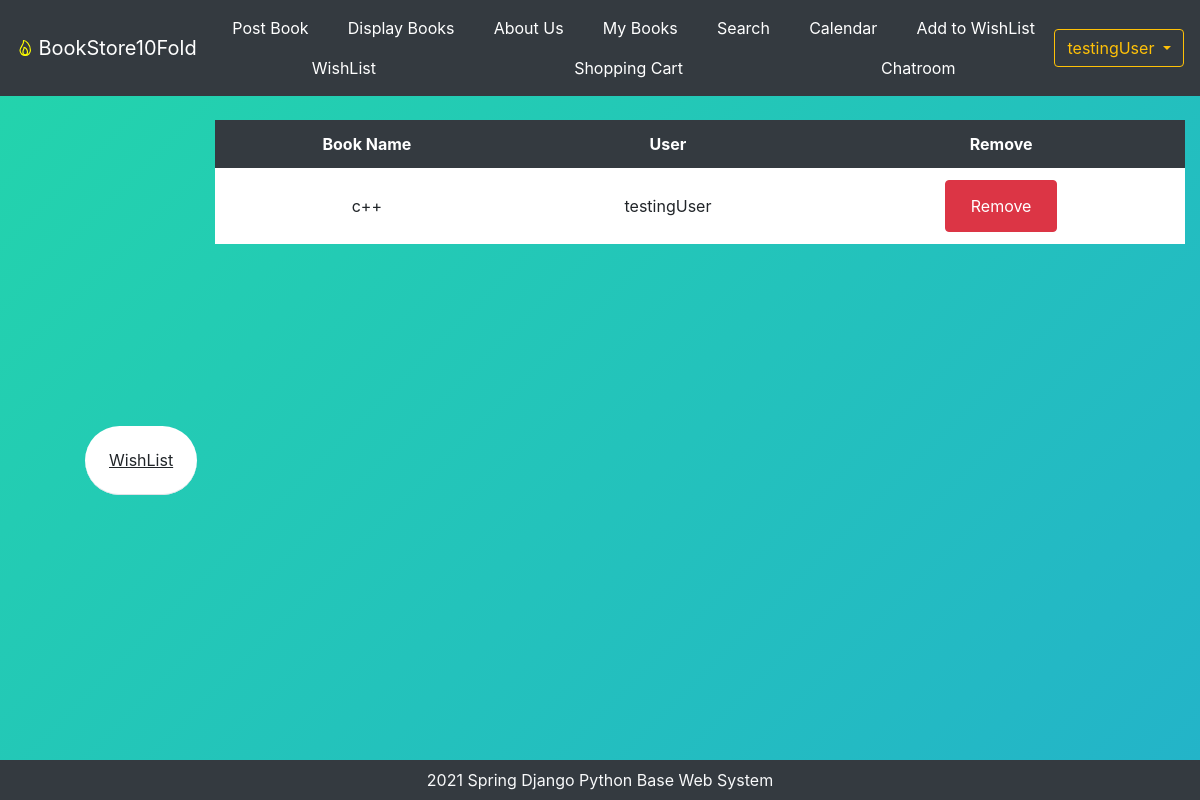
Screenshot of /mywishlist (signed in) with the database file from the repository.
### bookMng/models.py (models this page shows, shortened)
class MainMenu(models.Model):
    item = models.CharField(max_length=200, unique=True)
    link = models.CharField(max_length=200, unique=True)

class WishList(models.Model):
    book = models.CharField(max_length=255)
    publishdate = models.DateField(auto_now=True)
    username = models.ForeignKey(User, blank=True, null=True, on_delete=models.CASCADE)

### bookMng/views.py (the view)
# urls.py: path('mywishlist', views.mywishlist, name='mywishlist'),
@login_required(login_url=reverse_lazy('login'))
def mywishlist(request):
    wishlist1 = WishList.objects.filter(username=request.user)
    return render(request,
                  'bookMng/mywishlist.html',
                  {
                      'item_list': MainMenu.objects.all(),
                      'wishlist1': wishlist1
                  })

### bookEx/templates/bookMng/mywishlist.html (shortened to what this page needs)
{% extends "base.html" %}
{% load static %}
{% block content %}
<div class="container-fluid">
    <div class="row">
        <div class="col-2">
            <div id="table1">
                <span class="rounded-pill p-4 bg-white align-middle border-bottom"><u> WishList </u></span>
            </div>
        </div>
        <div class="col-10">
            <div class="table-wrapper-scroll-y my-custom-scrollbar table-repsonsive mt-4">
                <table class="table table-hover table-borderless bg-white">
                    <thead class="thead-black">
                        <th class="bg-dark text-white text-center">Book Name</th>
                        <th class="bg-dark text-white text-center">User</th>
                        <th class="bg-dark text-white text-center">Remove</th>
                    </thead>
                    {% for wishList in wishlist1 %}
                    <tr>
                        <td class="text-center align-middle">
                            {{ wishList.book }}
                        </td>
                        <td class="text-center align-middle">
                            {{ wishList.username }}
                        </td>
                        <td class="text-center align-middle">
                            <button type="button" class="btn btn-danger"><a class="btn text-white"
                                    href="wishlist_delete/{{ wishList.id }}"> Remove </a></button>
                        </td>
                    </tr>
                    {% endfor %}
                </table>
            </div>
        </div>
    </div>
</div>
{% endblock content %}

### bookEx/templates/base.html (shortened to what this page needs)
{% load static %}
<!DOCTYPE html>
<html lang="en">
<head>
    <link rel="stylesheet" href="https://cdn.jsdelivr.net/npm/bootstrap@4.5.3/dist/css/bootstrap.min.css"
>
    <link href="{% static 'main.css' %}" rel="stylesheet" type="text/css">
    <link href="{% static 'calendar.css' %}" rel="stylesheet" type="text/css">
    <link href="{% static 'display.css' %}" rel="stylesheet" type="text/css">
</head>
<body class="d-flex flex-column">
    <header>
        <nav class=" navbar navbar-expand-lg navbar-dark bg-dark">
            <ion-icon name="flame-outline"></ion-icon>
            <a href="/" class="navbar-brand ml-1">BookStore10Fold</a>
            <div class="collapse navbar-collapse" id="navbarNavDropdown">
                <ul class="nav nav-pills nav-fill mr-auto">
                    {% for item in item_list %}
                    <li class="nav-item">
                        <a class="nav-link btn-outline-info text-white" href="{{ item.link }}"> {{item.item}}</a>
                    </li>
                    {% endfor %}
                </ul>
                <ul class="navbar-nav ">
                    {% if user.is_authenticated %}
                    <div class="btn-group">
                        <button type="button" class="btn btn-outline-warning dropdown-toggle"
                            data-toggle="dropdown" aria-haspopup="true" aria-expanded="false">
                            {{ user.username }}
                        </button>
                    </div>
                    {% endif %}
                </ul>
            </div>
        </nav>
    </header>
    <main>
        {% block content %}
        {% endblock content %}
    </main>
    <footer class="container-fluid bg-dark text-center fixed-bottom text-light py-2">
           2021 Spring Django Python Base Web System
    </footer>
</body>
</html>

### bookEx/static/main.css (style rules this page uses)
ion-icon { font-size: x-large; color: yellow; }
body { background: linear-gradient(-45deg, #ee7752, #e73c7e, #23a6d5, #23d5ab); background-size: 500% 500%; animation: gradient 15s ease infinite; }

### bookEx/static/calendar.css (style rules this page uses)
.btn { outline: none; box-shadow: 0 0 0 0; }

### bookEx/static/display.css (style rules this page uses)
#table1 { padding-top: 350px; padding-left: 70px; }
.my-custom-scrollbar { position: relative; height: 90%; overflow: auto; }
.table-wrapper-scroll-y { display: block; }

### rows the page displays
MainMenu: item "Post Book"
MainMenu: item "Display Books"
MainMenu: item "About Us"
MainMenu: item "My Books"
MainMenu: item "Search"
MainMenu: item "Calendar"
MainMenu: item "Add to WishList"
MainMenu: item "WishList"
MainMenu: item "Shopping Cart"
MainMenu: item "Chatroom"
WishList: book "c++", username "testingUser"

### other values shown
{{ user.username }} "testingUser"
